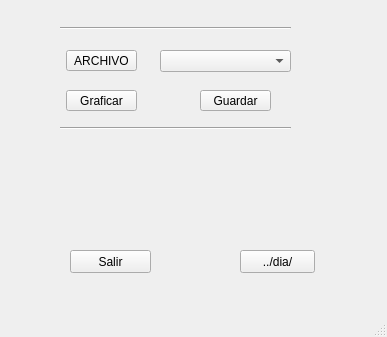
<?xml version="1.0" encoding="UTF-8"?>
<ui version="4.0">
 <class>MainWindow</class>
 <widget class="QMainWindow" name="MainWindow">
  <property name="geometry">
   <rect>
    <x>0</x>
    <y>0</y>
    <width>387</width>
    <height>337</height>
   </rect>
  </property>
  <property name="windowTitle">
   <string>REPORTES ESPECIALES</string>
  </property>
  <widget class="QWidget" name="centralwidget">
   <widget class="QLabel" name="Lbl_Mensajes">
    <property name="enabled">
     <bool>true</bool>
    </property>
    <property name="geometry">
     <rect>
      <x>60</x>
      <y>170</y>
      <width>241</width>
      <height>81</height>
     </rect>
    </property>
    <property name="font">
     <font>
      <family>Arial</family>
      <pointsize>12</pointsize>
     </font>
    </property>
    <property name="text">
     <string/>
    </property>
    <property name="textFormat">
     <enum>Qt::PlainText</enum>
    </property>
    <property name="alignment">
     <set>Qt::AlignCenter</set>
    </property>
   </widget>
   <widget class="Line" name="line_2">
    <property name="geometry">
     <rect>
      <x>60</x>
      <y>20</y>
      <width>231</width>
      <height>16</height>
     </rect>
    </property>
    <property name="orientation">
     <enum>Qt::Horizontal</enum>
    </property>
   </widget>
   <widget class="Line" name="line_3">
    <property name="geometry">
     <rect>
      <x>60</x>
      <y>120</y>
      <width>231</width>
      <height>16</height>
     </rect>
    </property>
    <property name="orientation">
     <enum>Qt::Horizontal</enum>
    </property>
   </widget>
   <widget class="QPushButton" name="btn_abrir">
    <property name="geometry">
     <rect>
      <x>66</x>
      <y>50</y>
      <width>71</width>
      <height>21</height>
     </rect>
    </property>
    <property name="text">
     <string>ARCHIVO</string>
    </property>
   </widget>
   <widget class="QPushButton" name="Btn_Salir">
    <property name="geometry">
     <rect>
      <x>70</x>
      <y>250</y>
      <width>81</width>
      <height>23</height>
     </rect>
    </property>
    <property name="text">
     <string>Salir</string>
    </property>
   </widget>
   <widget class="QPushButton" name="btn_graficos">
    <property name="geometry">
     <rect>
      <x>66</x>
      <y>90</y>
      <width>71</width>
      <height>21</height>
     </rect>
    </property>
    <property name="text">
     <string>Graficar</string>
    </property>
   </widget>
   <widget class="QPushButton" name="Btn_drive">
    <property name="geometry">
     <rect>
      <x>240</x>
      <y>250</y>
      <width>75</width>
      <height>23</height>
     </rect>
    </property>
    <property name="text">
     <string>../dia/</string>
    </property>
   </widget>
   <widget class="QComboBox" name="cmbx_tipo">
    <property name="geometry">
     <rect>
      <x>160</x>
      <y>50</y>
      <width>131</width>
      <height>22</height>
     </rect>
    </property>
   </widget>
   <widget class="QPushButton" name="btn_guardar">
    <property name="geometry">
     <rect>
      <x>200</x>
      <y>90</y>
      <width>71</width>
      <height>21</height>
     </rect>
    </property>
    <property name="text">
     <string>Guardar</string>
    </property>
   </widget>
  </widget>
  <widget class="QStatusBar" name="statusbar"/>
  <action name="actionAbrir">
   <property name="text">
    <string>Abrir</string>
   </property>
  </action>
  <action name="actionCerrar">
   <property name="text">
    <string>Cerrar</string>
   </property>
  </action>
 </widget>
 <resources/>
 <connections/>
</ui>
